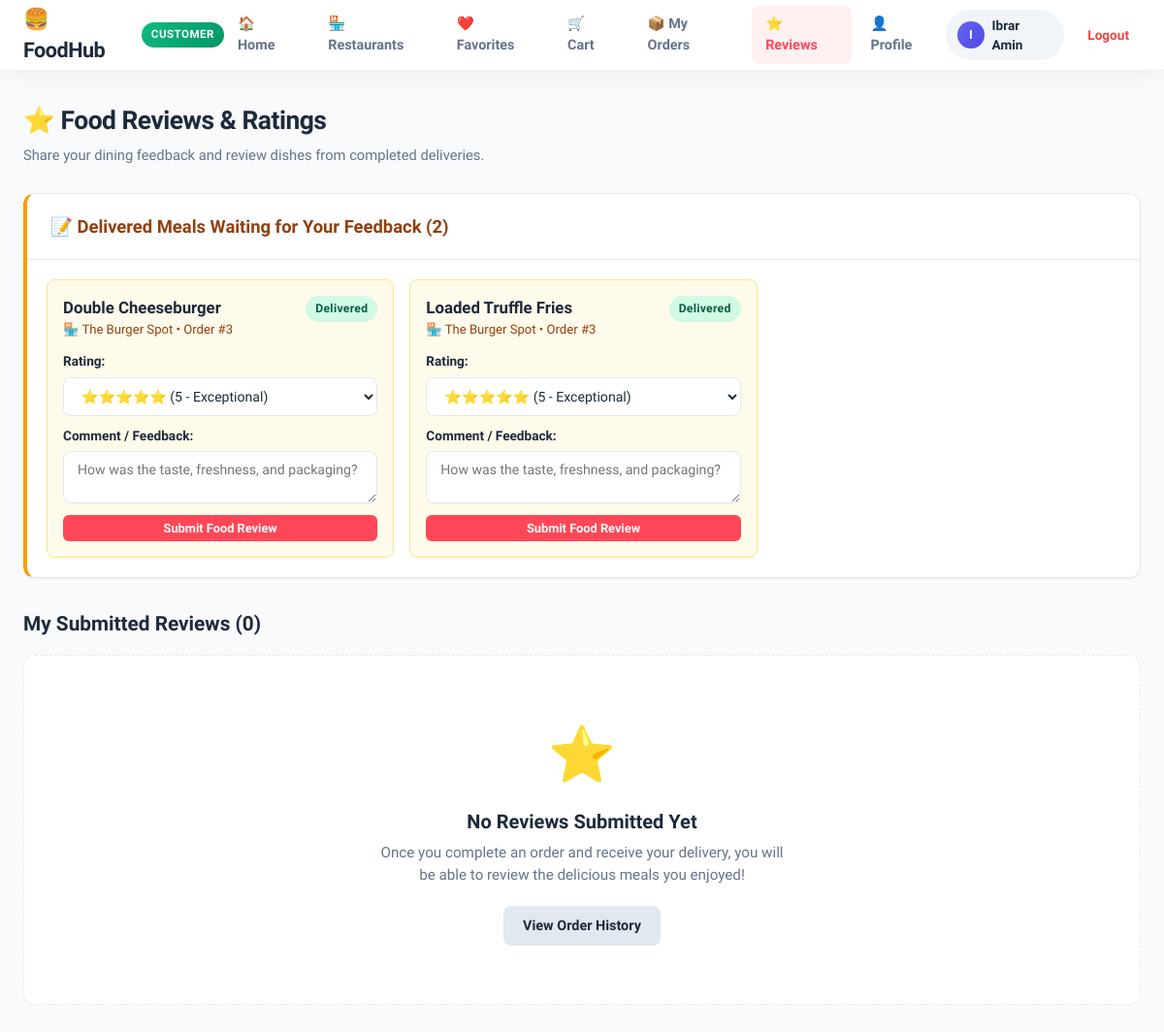
Page /customer/reviews.php (signed in) on the earlier database version.
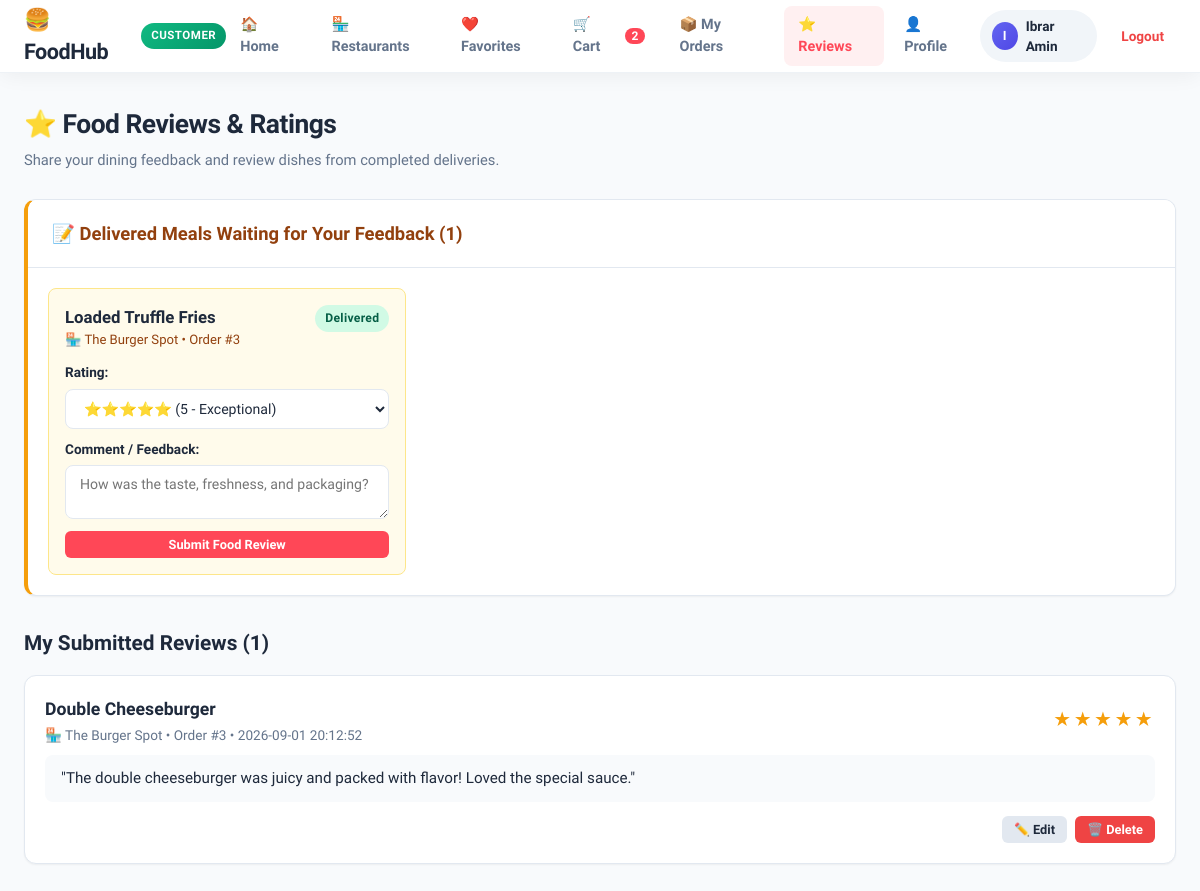
Same page on the later database version.
### tables this page shows
CREATE TABLE orders (
    order_id INT AUTO_INCREMENT PRIMARY KEY,
    customer_id INT NOT NULL,
    restaurant_id INT NOT NULL,
    total_amount DECIMAL(10, 2) NOT NULL,
    order_status ENUM('Pending', 'Preparing', 'Ready for Delivery', 'Out for Delivery', 'Delivered', 'Cancelled') DEFAULT 'Pending',
    delivery_address TEXT NOT NULL,
    payment_method VARCHAR(50) DEFAULT 'Cash on Delivery',
    payment_status ENUM('Unpaid', 'Paid') DEFAULT 'Unpaid',
    created_at TIMESTAMP DEFAULT CURRENT_TIMESTAMP,
    updated_at TIMESTAMP DEFAULT CURRENT_TIMESTAMP ON UPDATE CURRENT_TIMESTAMP,
    FOREIGN KEY (customer_id) REFERENCES users(user_id) ON DELETE CASCADE,
    FOREIGN KEY (restaurant_id) REFERENCES restaurants(restaurant_id) ON DELETE CASCADE
);

CREATE TABLE food_items (
    item_id INT AUTO_INCREMENT PRIMARY KEY,
    restaurant_id INT NOT NULL,
    name VARCHAR(150) NOT NULL,
    description TEXT,
    price DECIMAL(10, 2) NOT NULL,
    category VARCHAR(50) DEFAULT 'Main Course',
    status ENUM('Available', 'Unavailable') DEFAULT 'Available',
    created_at TIMESTAMP DEFAULT CURRENT_TIMESTAMP,
    updated_at TIMESTAMP DEFAULT CURRENT_TIMESTAMP ON UPDATE CURRENT_TIMESTAMP,
    FOREIGN KEY (restaurant_id) REFERENCES restaurants(restaurant_id) ON DELETE CASCADE
);

CREATE TABLE restaurants (
    restaurant_id INT AUTO_INCREMENT PRIMARY KEY,
    user_id INT NOT NULL,
    name VARCHAR(150) NOT NULL,
    description TEXT,
    address VARCHAR(255) NOT NULL,
    phone VARCHAR(20),
    status ENUM('Pending', 'Approved', 'Rejected', 'Suspended') DEFAULT 'Pending',
    created_at TIMESTAMP DEFAULT CURRENT_TIMESTAMP,
    updated_at TIMESTAMP DEFAULT CURRENT_TIMESTAMP ON UPDATE CURRENT_TIMESTAMP,
    FOREIGN KEY (user_id) REFERENCES users(user_id) ON DELETE CASCADE
);

CREATE TABLE order_items (
    order_item_id INT AUTO_INCREMENT PRIMARY KEY,
    order_id INT NOT NULL,
    item_id INT NOT NULL,
    quantity INT NOT NULL DEFAULT 1,
    price DECIMAL(10, 2) NOT NULL,
    subtotal DECIMAL(10, 2) NOT NULL,
    FOREIGN KEY (order_id) REFERENCES orders(order_id) ON DELETE CASCADE,
    FOREIGN KEY (item_id) REFERENCES food_items(item_id) ON DELETE CASCADE
);

CREATE TABLE reviews (
    review_id INT AUTO_INCREMENT PRIMARY KEY,
    customer_id INT NOT NULL,
    order_id INT NOT NULL,
    item_id INT NOT NULL,
    rating TINYINT NOT NULL,
    comment TEXT,
    created_at TIMESTAMP DEFAULT CURRENT_TIMESTAMP,
    FOREIGN KEY (customer_id) REFERENCES users(user_id) ON DELETE CASCADE,
    FOREIGN KEY (order_id) REFERENCES orders(order_id) ON DELETE CASCADE,
    FOREIGN KEY (item_id) REFERENCES food_items(item_id) ON DELETE CASCADE,
    UNIQUE KEY unique_customer_order_item_review (customer_id, order_id, item_id)
);

### customer/reviews.php (called while the page is built)
<?php
require_once __DIR__ . '/../views/customer/reviews.php';

### models/customer_model.php (called while the page is built, shortened)
<?php
function count_cart_items($conn, $customer_id) {
    $safe_cust_id = intval($customer_id);
    $sql = "SELECT SUM(quantity) AS total_qty FROM cart WHERE customer_id = $safe_cust_id";
    $result = mysqli_query($conn, $sql);
    if ($result) {
        $row = mysqli_fetch_assoc($result);
        return intval($row['total_qty'] ?? 0);
    }
    return 0;
}
function get_customer_reviews($conn, $customer_id) {
    $safe_cust_id = intval($customer_id);
    $sql = "
        SELECT
            rev.review_id,
            rev.order_id,
            rev.item_id,
            rev.rating,
            rev.comment,
            rev.created_at,
            f.name AS item_name,
            f.category AS item_category,
            r.restaurant_id,
            r.name AS restaurant_name
        FROM reviews rev
        JOIN food_items f ON rev.item_id = f.item_id
        JOIN restaurants r ON f.restaurant_id = r.restaurant_id
        WHERE rev.customer_id = $safe_cust_id
        ORDER BY rev.review_id DESC
    ";
    $result = mysqli_query($conn, $sql);
    $reviews = [];
    if ($result) {
        while ($row = mysqli_fetch_assoc($result)) {
            $reviews[] = $row;
        }
    }
    return $reviews;
}
function get_unreviewed_delivered_items($conn, $customer_id) {
    $safe_cust_id = intval($customer_id);
    $sql = "
        SELECT
            oi.order_id,
            oi.item_id,
            f.name AS item_name,
            f.category,
            r.name AS restaurant_name,
            o.created_at AS order_date
        FROM orders o
        JOIN order_items oi ON o.order_id = oi.order_id
        JOIN food_items f ON oi.item_id = f.item_id
        JOIN restaurants r ON o.restaurant_id = r.restaurant_id
        LEFT JOIN reviews rev ON rev.order_id = o.order_id
                             AND rev.item_id = oi.item_id
                             AND rev.customer_id = $safe_cust_id
        WHERE o.customer_id = $safe_cust_id
          AND o.order_status = 'Delivered'
          AND rev.review_id IS NULL
        ORDER BY o.order_id DESC
    ";
    $result = mysqli_query($conn, $sql);
    $unreviewed = [];
    if ($result) {
        while ($row = mysqli_fetch_assoc($result)) {
            $unreviewed[] = $row;
        }
    }
    return $unreviewed;
}

### controllers/customer/reviews_controller.php (called while the page is built, shortened)
<?php
require_once __DIR__ . '/../../config/db.php';
require_once __DIR__ . '/../../models/customer_model.php';
$customer_id = intval($_SESSION['user_id']);
$my_reviews  = get_customer_reviews($conn, $customer_id);
$pending_review_items = get_unreviewed_delivered_items($conn, $customer_id);
$currentPage = 'reviews';

### views/customer/reviews.php (the view, shortened to what the changed rows need)
<?php
require_once __DIR__ . '/../../controllers/customer/reviews_controller.php';
require_once __DIR__ . '/../partials/header.php';
require_once __DIR__ . '/../partials/navbar.php';
?>
<div class="main-wrapper">
    <div class="page-header">
        <div>
            <h1 class="page-title">⭐ Food Reviews & Ratings</h1>
        </div>
    </div>
    <?php if (!empty($pending_review_items)): ?>
    <div class="card" style="border-left: 4px solid #f59e0b; margin-bottom: 32px;">
        <div class="card-header">
            <h2 class="card-title" style="color: #92400e;">📝 Delivered Meals Waiting for Your Feedback (<?php echo count($pending_review_items); ?>)</h2>
        </div>
        <div style="padding: 20px;">
            <div style="display: grid; grid-template-columns: repeat(auto-fill, minmax(320px, 1fr)); gap: 16px;">
                <?php foreach ($pending_review_items as $unrev): ?>
                <div id="review-<?php echo $unrev['order_id']; ?>-<?php echo $unrev['item_id']; ?>"
                     style="background: #fffbeb; border: 1px solid #fde68a; border-radius: var(--radius-sm); padding: 16px;">
                    <div style="display: flex; justify-content: space-between; align-items: flex-start; margin-bottom: 8px;">
                        <div>
                            <strong style="font-size: 1.05rem;"><?php echo htmlspecialchars($unrev['item_name']); ?></strong>
                            <div style="font-size: 0.82rem; color: #92400e;">
                                🏪 <?php echo htmlspecialchars($unrev['restaurant_name']); ?> • Order #<?php echo $unrev['order_id']; ?>
                            </div>
                        </div>
                        <span class="badge badge-delivered">Delivered</span>
                    </div>
                    <form action="actions/submit_review.php" method="POST" style="margin-top: 12px;">
                        <div class="form-group" style="margin-bottom: 10px;">
                            <label class="form-label" style="font-size: 0.85rem;">Rating:</label>
                            <select name="rating" class="form-control" style="font-size: 0.88rem;" required>
                                <option value="5">⭐⭐⭐⭐⭐ (5 - Exceptional)</option>
                            </select>
                        </div>
                        <div class="form-group" style="margin-bottom: 12px;">
                            <label class="form-label" style="font-size: 0.85rem;">Comment / Feedback:</label>
                            <textarea
                                name="comment"
                                class="form-control"
                                rows="2"
                                placeholder="How was the taste, freshness, and packaging?"
                                style="font-size: 0.88rem;"
                                required
                            ></textarea>
                        </div>
                        <button type="submit" class="btn btn-primary btn-sm" style="width: 100%;">
                            Submit Food Review
                        </button>
                    </form>
                </div>
                <?php endforeach; ?>
            </div>
        </div>
    </div>
    <?php endif; ?>
    <h2 style="font-size: 1.3rem; font-weight: 700; margin-bottom: 16px;">
        My Submitted Reviews (<?php echo count($my_reviews); ?>)
    </h2>
    <?php if (!empty($my_reviews)): ?>
        <?php foreach ($my_reviews as $rev): ?>
        <div class="review-card">
            <div class="review-card-header">
                <div>
                    <h3 style="font-size: 1.1rem; font-weight: 700; color: var(--text-main); margin-bottom: 2px;">
                        <?php echo htmlspecialchars($rev['item_name']); ?>
                    </h3>
                    <div style="font-size: 0.85rem; color: var(--text-muted);">
                        🏪 <?php echo htmlspecialchars($rev['restaurant_name']); ?> • Order #<?php echo $rev['order_id']; ?> • <?php echo htmlspecialchars($rev['created_at']); ?>
                    </div>
                </div>
                <div style="text-align: right;">
                    <div class="star-rating">
                        <?php
                        $stars = intval($rev['rating']);
                        for ($i = 1; $i <= 5; $i++) {
                            echo ($i <= $stars) ? '★' : '☆';
                        }
                        ?>
                    </div>
                </div>
            </div>
            <p style="color: var(--text-main); font-size: 0.95rem; line-height: 1.5; margin-bottom: 14px; background: #f8fafc; padding: 12px 16px; border-radius: var(--radius-sm);">
                "<?php echo htmlspecialchars($rev['comment']); ?>"
            </p>
            <div style="display: flex; gap: 8px; justify-content: flex-end;">
                <button
                    type="button"
                    class="btn btn-secondary btn-sm"
                    onclick="document.getElementById('edit-review-<?php echo $rev['review_id']; ?>').style.display = (document.getElementById('edit-review-<?php echo $rev['review_id']; ?>').style.display === 'none' ? 'block' : 'none');"
                >
                    ✏️ Edit
                </button>
                <form action="actions/delete_review.php" method="POST" onsubmit="return confirm('Are you sure you want to delete this review?');" style="display: inline;">
                    <button type="submit" class="btn btn-danger btn-sm">🗑️ Delete</button>
                </form>
            </div>
        </div>
        <?php endforeach; ?>
    <?php else: ?>
        <div class="empty-state">
            <div class="empty-icon">⭐</div>
            <div class="empty-title">No Reviews Submitted Yet</div>
            <div class="empty-desc">Once you complete an order and receive your delivery, you will be able to review the delicious meals you enjoyed!</div>
            <a href="order_history.php" class="btn btn-secondary">View Order History</a>
        </div>
    <?php endif; ?>
</div>
<?php require_once __DIR__ . '/../partials/footer.php'; ?>

### views/partials/navbar.php (shortened to what the changed rows need)
<?php
$active_page = $currentPage ?? 'dashboard';
$is_logged = isset($_SESSION['user_id']) && !empty($_SESSION['user_id']);
$raw_role = $_SESSION['role'] ?? 'Guest';
if (strcasecmp($raw_role, 'Admin') === 0 || strcasecmp($raw_role, 'Administrator') === 0) {
    $current_role = 'Administrator';
} else {
    $current_role = $raw_role;
}
$script_self = $_SERVER['PHP_SELF'] ?? '';
$in_actions_folder = (strpos($script_self, '/actions/') !== false);
$in_admin_folder = (strpos($script_self, '/admin/') !== false);
$in_customer_folder = (strpos($script_self, '/customer/') !== false);
$in_views_folder = (strpos($script_self, '/views/') !== false);
if ($in_actions_folder) {
    $root_url = '../../';
} elseif ($in_admin_folder || $in_customer_folder || $in_views_folder) {
    $root_url = '../';
} else {
    $root_url = '';
}
$profile_url  = $root_url . 'profile.php';
if ($current_role === 'Administrator') {
    $dash_url = $in_admin_folder ? 'dashboard.php' : ($in_customer_folder ? '../admin/dashboard.php' : 'admin/dashboard.php');
} else {
    $dash_url = $root_url . 'dashboard.php';
}
$users_url        = $in_admin_folder ? 'users.php' : ($in_customer_folder ? '../admin/users.php' : 'admin/users.php');
$admin_rest_url   = $in_admin_folder ? 'restaurants.php' : ($in_customer_folder ? '../admin/restaurants.php' : 'admin/restaurants.php');
$admin_orders_url = $in_admin_folder ? 'orders.php' : ($in_customer_folder ? '../admin/orders.php' : 'admin/orders.php');
$cart_url        = $in_customer_folder ? 'cart.php' : $root_url . 'customer/cart.php';
$cart_count = 0;
if ($is_logged && $current_role === 'Customer') {
    if (function_exists('count_cart_items') && isset($conn) && $conn) {
        $cart_count = count_cart_items($conn, intval($_SESSION['user_id']));
    } elseif (isset($conn) && $conn) {
        $cust_uid = intval($_SESSION['user_id']);
        $cq = mysqli_query($conn, "SELECT SUM(quantity) AS total_qty FROM cart WHERE customer_id = $cust_uid");
        if ($cq && $crow = mysqli_fetch_assoc($cq)) {
            $cart_count = intval($crow['total_qty'] ?? 0);
        }
    }
}
?>
<nav class="admin-navbar <?php echo ($current_role === 'Customer') ? 'customer-navbar' : ''; ?>">
    <div class="nav-container">
        <?php if ($is_logged): ?>
            <ul class="nav-menu">
                <?php if ($current_role === 'Administrator'): ?>
                    <li>
                        <a href="<?php echo $dash_url; ?>" class="nav-link <?php echo ($active_page === 'dashboard') ? 'active' : ''; ?>">
                            📊 Dashboard
                        </a>
                    </li>
                    <li>
                        <a href="<?php echo $users_url; ?>" class="nav-link <?php echo ($active_page === 'users') ? 'active' : ''; ?>">
                            👥 Users
                        </a>
                    </li>
                    <li>
                        <a href="<?php echo $admin_rest_url; ?>" class="nav-link <?php echo ($active_page === 'restaurants') ? 'active' : ''; ?>">
                            🏪 Restaurants
                        </a>
                    </li>
                    <li>
                        <a href="<?php echo $admin_orders_url; ?>" class="nav-link <?php echo ($active_page === 'orders') ? 'active' : ''; ?>">
                            📦 Orders & Deliveries
                        </a>
                    </li>
                    <li>
                        <a href="<?php echo $profile_url; ?>" class="nav-link <?php echo ($active_page === 'profile') ? 'active' : ''; ?>">
                            👤 Profile
                        </a>
                    </li>
                <?php elseif ($current_role === 'Customer'): ?>
                    <li>
                        <a href="<?php echo $cart_url; ?>" class="nav-link nav-cart-link <?php echo ($active_page === 'cart' || $active_page === 'checkout') ? 'active' : ''; ?>">
                            🛒 Cart
                            <?php if ($cart_count > 0): ?>
                                <span class="cart-pill-count"><?php echo $cart_count; ?></span>
                            <?php endif; ?>
                        </a>
                    </li>
                <?php endif; ?>
            </ul>
        <?php endif; ?>
    </div>
</nav>

Differences in the rows shown:
no longer on one of the page's lists (row unchanged): orders: food_items.name "Loaded Truffle Fries", restaurant.name "The Burger Spot", order_items.order_id "3"
computed for orders "Loaded Truffle Fries": food_items.name "Double Cheeseburger" → "Loaded Truffle Fries"
added reviews: item.name "Double Cheeseburger", restaurants.name "The Burger Spot", order "3", created_at "2026-09-01 20:12:52", rating 5 (drawn), comment "The double cheeseburger was juicy and packed with flavor! Loved the special sauce."
Other differences:
$cart_count: (not shown) → "2"
count($pending_review_items): "2" → "1"
count($my_reviews): "0" → "1"
text no longer shown: "⭐ No Reviews Submitted Yet Once you complete an order and receive your delivery, you will be able to review the delicious meals you enjoyed! View Order History"
